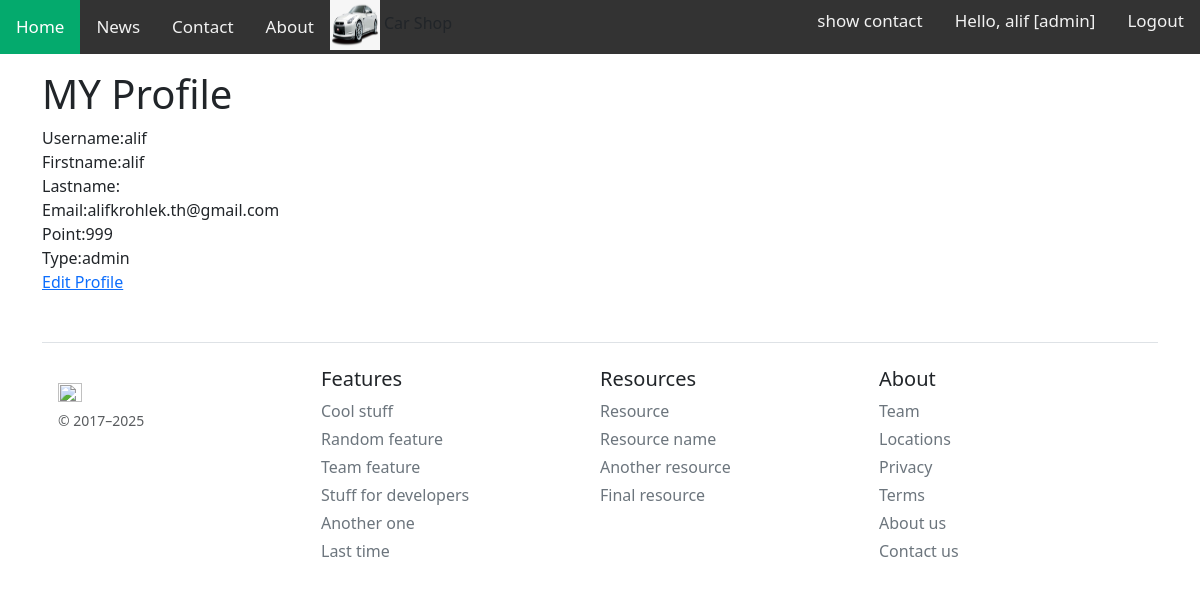
Screenshot of /profile/ (signed in) with the database file from the repository.
### myapp/models.py (models this page shows, shortened)
class Profile(models.Model):
  user = models.OneToOneField(User, on_delete=models.CASCADE)
  usertype = models.CharField(max_length=100, default='member')
  point = models.IntegerField(default=0)

### myapp/views.py (the view)
# urls.py: path('profile/', userProfile, name="profile-page"),
def userProfile(request):
  context = {}
  userprofile = Profile.objects.get(user=request.user)
  context['profile'] = userprofile
  return render(request, 'myapp/profile.html', context)

### myapp/template/myapp/profile.html
{% extends 'myapp/base.html' %}
{% block myheader %}
  <h1>MY Profile</h1>
{% endblock myheader %}
{% block content %}
  <div class="form-group">
    Username:{{profile.user.username}}
  </div>
  <div class="form-group">
    Firstname:{{profile.user.first_name}}
  </div>
  <div class="form-group">
    Lastname:{{profile.user.last_name}}
  </div>
  <div class="form-group">
    Email:{{profile.user.email}}
  </div>
  <div class="form-group">
    Point:{{user.profile.point}}
  </div>
  <div class="form-group">
    Type:{{user.profile.usertype}}
  </div>
  <p><a href="{% url 'editprofile-page' %}">Edit Profile</a></p>
{% endblock content %}

### myapp/template/myapp/base.html (shortened to what this page needs)
{% load static %}
<!DOCTYPE html>
<html lang="en" data-bs-theme="auto">
  <head>
    <link
      href="https://getbootstrap.com/docs/5.3/dist/css/bootstrap.min.css"
      rel="stylesheet"
    />
    <link href="https://getbootstrap.com/docs/5.3/example/pricing/pricing.css" rel="stylesheet" />
  </head>
  <body>
    <div class="topnav position-relative">
      <img src="{% static 'image/logo.png' %}" alt="logo" width="50" height="50">
      <span>Car Shop</span>
      <a class="active" href="{% url 'home-page' %}">Home</a>
      <a href="#news">News</a>
      {% if user.is_authenticated %}
        <a href="{% url 'contact-page' %}">Contact</a>
      {% endif %}
      <a href="{% url 'aboutUs-page' %}">About</a>
      {% if user.is_authenticated %}
        <div class="position-absolute top-0 end-0">
          {% if user.profile.usertype == 'admin' %}
            <a class="py-2 text-dard text-decoration-none" href="{% url 'showcontact-page' %}">show contact</a>
          {% endif %}
          <a class="py-2 text-dard text-decoration-none" href="{% url 'profile-page' %}">Hello, {{user.first_name}} [{{user.profile.usertype}}]</a>
          <a class="py-2 text-dard text-decoration-none" href="{% url 'logout' %}">Logout</a>
        </div>
      {% else %}
        <div class="position-absolute top-0 end-0">
          <a class="" href="{% url 'login' %}">Login</a>
        </div>
      {% endif %}
    </div>
    <div class="container py-3">
      {% block myheader %}
      {% endblock myheader %}
      <main>
        {% block content %}
        {% endblock content %}
      </main>
      <footer class="pt-4 my-md-5 pt-md-10 border-top">
        <div style="grid-template-columns: 1fr 1fr 1fr 1fr;" class="d-grid gap-auto">
          <div class="col-8 col-md m-3">
            <img class="mb-2" src="https://getbootstrap.com/docs/5.3/assets/brand/bootstrap-logo.svg" alt="" width="24" height="19" />
            <small class="d-block mb-3 text-body-secondary">&copy; 2017–2025</small>
          </div>
          <div class="col-10 col-md">
            <h5>Features</h5>
            <ul class="list-unstyled text-small">
              <li class="mb-1"><a class="link-secondary text-decoration-none" href="#">Cool stuff</a></li>
              <li class="mb-1"><a class="link-secondary text-decoration-none" href="#">Random feature</a></li>
              <li class="mb-1"><a class="link-secondary text-decoration-none" href="#">Team feature</a></li>
              <li class="mb-1"><a class="link-secondary text-decoration-none" href="#">Stuff for developers</a></li>
              <li class="mb-1"><a class="link-secondary text-decoration-none" href="#">Another one</a></li>
              <li class="mb-1"><a class="link-secondary text-decoration-none" href="#">Last time</a></li>
            </ul>
          </div>
          <div class="col-7 col-md">
            <h5>Resources</h5>
            <ul class="list-unstyled text-small">
              <li class="mb-1"><a class="link-secondary text-decoration-none" href="#">Resource</a></li>
              <li class="mb-1"><a class="link-secondary text-decoration-none" href="#">Resource name</a></li>
              <li class="mb-1"><a class="link-secondary text-decoration-none" href="#">Another resource</a></li>
              <li class="mb-1"><a class="link-secondary text-decoration-none" href="#">Final resource</a></li>
            </ul>
          </div>
          <div class="col-7 col-md">
            <h5>About</h5>
            <ul class="list-unstyled text-small">
              <li class="mb-1"><a class="link-secondary text-decoration-none" href="#">Team</a></li>
              <li class="mb-1"><a class="link-secondary text-decoration-none" href="#">Locations</a></li>
              <li class="mb-1"><a class="link-secondary text-decoration-none" href="#">Privacy</a></li>
              <li class="mb-1"><a class="link-secondary text-decoration-none" href="#">Terms</a></li>
              <li class="mb-1"><a class="link-secondary text-decoration-none" href="{% url 'aboutUs-page' %}">About us</a></li>
              <li class="mb-1"><a class="link-secondary text-decoration-none" href="{% url 'contact-page' %}">Contact us</a></li>
            </ul>
          </div>
        </div>
      </footer>
    </div>
  </body>
</html>

### myapp/template/myapp/base.html (style rules this page uses)
.topnav { background-color: #333; overflow: hidden; }
.topnav a { float: left; color: #f2f2f2; text-align: center; padding: 14px 16px; text-decoration: none; font-size: 17px; }
.topnav a.active { background-color: #04AA6D; color: white; }

### rows the page displays
Profile: user.username "alif", user.first_name "alif", user.email "alifkrohlek.th@gmail.com"

### other values shown
{{ user.first_name }} "alif"
{{ user.profile.usertype }} "admin"
{{ user.profile.point }} "999"
